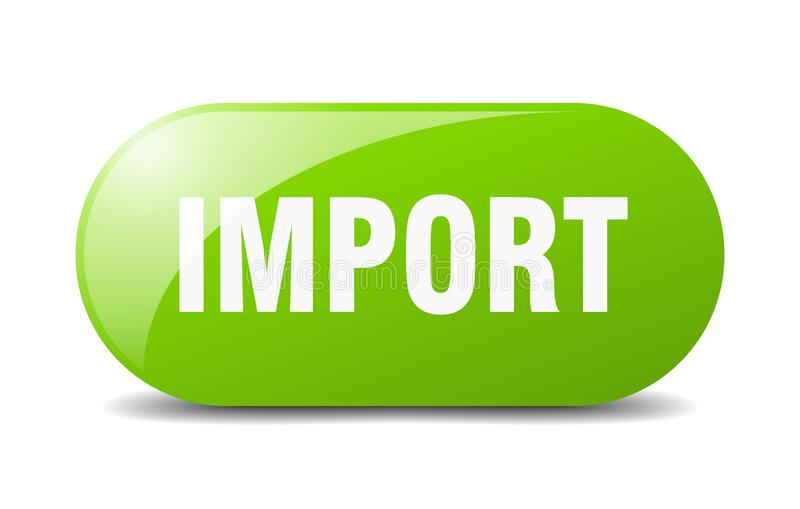
#> input picture images galery/import_bt.jpg, 800 x 509 px; its folder holds only this picture in this run
$ python -i main.py   (imports and definitions only)   (older library calls are emulated)
#> lines starting #> are read from the running program, lines starting #| are printed output that depends on the picture
from tkinter import *
from typing import ChainMap
from PIL import ImageTk, Image
import shutil, os
from tkinter import filedialog

# [4 lines not run here, left out]

directory = r'c:\Users\jazza\OneDrive\سطح المكتب\may work\tkinter\images galery\images'
images = []
name = ''

dil = ''


# [28 lines left out: function open, not called in this run]


col = 0
row = 1

multi6 = []

# [2 lines not run here, left out]

# print(multi6)

col = 0
row = 1


# [15 lines left out: function add, not called in this run]


def opendil():
    global dil
    global row
    global col
    col = 0
    row = 1
    dil = filedialog.askdirectory(initialdir='/', title='select')
#> the answer given: .
    file = Toplevel()
    add_button = Button(file, text='Add+', command= lambda: add(dil, file))
    add_button.grid(row=0, column=0, columnspan=6, pady=10, sticky=W+E)
#> (this line was passed over: tkinter is not available in this run)
    print(dil)
    for filename in os.listdir(dil):
        loca = f'{dil}/{filename}'
        if filename.endswith(".png") or filename.endswith(".jpg"):
            image = (Image.open(f'{dil}/{filename}'))
#> image is the input picture: PIL image 800x509 RGB; mean R, G, B 210, 232.9, 175.2
            image = image.resize((100, 100), Image.ANTIALIAS)
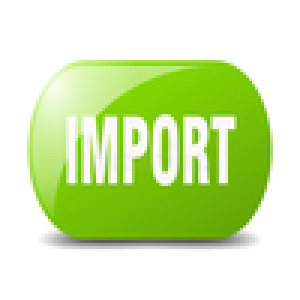
#> image: PIL image 100x100 RGB (shown 3 times larger); mean R, G, B 209.9, 232.9, 175.2
            image = ImageTk.PhotoImage(image)
            images.append(image)
            bt = Button(file, text=name, image=image, command=lambda loca=loca: open(loca)).grid(row=row, column=col)
            col += 1
            if col in multi6:
                row += 1
                col = 0
        else:
            continue

# [1 line not run here, left out]
# [1 line that did not run here, left out]
# [1 line that did not run here, left out]
# [1 line that did not run here, left out]


# [1 line that did not run here, left out]

# [5 lines not run here, left out]

>>> result = opendil()
